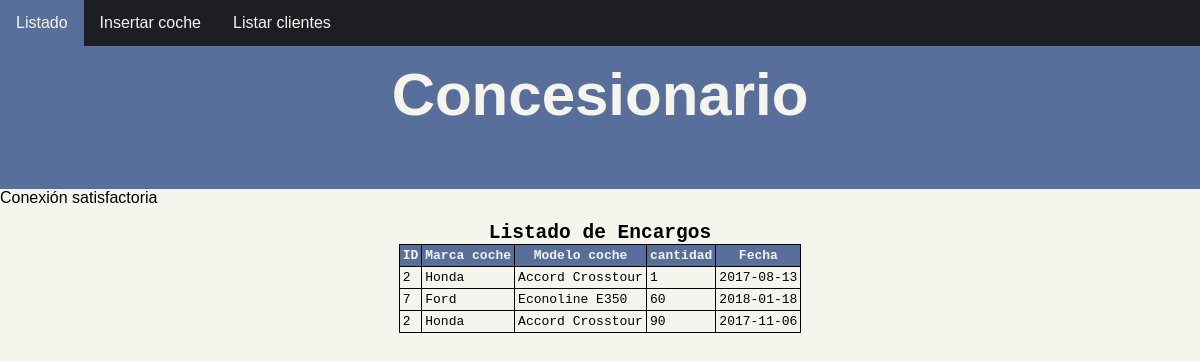
/codigophp/listadoEncargos.php?id=2, run on the app's committed database.
### tables this page shows
CREATE TABLE `encargo` (
  `id` bigint(20) NOT NULL,
  `coche_id` bigint(20) DEFAULT NULL,
  `cliente_id` bigint(20) DEFAULT NULL,
  `cantidad` decimal(4,0) DEFAULT NULL,
  `fecha` date DEFAULT NULL
);

CREATE TABLE `coche` (
  `id` bigint(20) NOT NULL,
  `modelo` varchar(100) DEFAULT NULL,
  `marca` varchar(50) DEFAULT NULL,
  `precio` decimal(12,2) DEFAULT NULL,
  `stock` decimal(5,0) DEFAULT NULL
);

### codigophp/listadoEncargos.php (the view, shortened to what this page needs)
<!DOCTYPE html>
<html lang="en">
<head>
    <link rel="stylesheet" href="style.css">
</head>
<body>
  <main>
<?php
  include_once "includes/header.php";
  include_once "includes/navbar.php";
  include_once "includes/conexionBD.php";
    $id = $_GET['id'];
  $consulta = $conn->query("select * from encargo
                            join coche on coche_id= coche.id
                            where cliente_id = '$id'");
 ?>
 <section id="tabla">
 <table>
	<caption><h2>Listado de Encargos</h2></caption>
  <tr>
	  <th>ID</th>
    <th>Marca coche</th>
    <th>Modelo coche</th>
    <th>cantidad</th>
    <th>Fecha</th>
  </tr>
  <?php
	  while ($encargo = $consulta->fetchObject()) {
  ?>
  <tr>
	  <td><?= $encargo->id ?></td>
    <td><?= $encargo->marca ?></td>
    <td><?= $encargo->modelo ?></td>
    <td><?= $encargo->cantidad ?></td>
    <td><?= $encargo->fecha ?></td>
	</tr>
  <?php
	  }
  ?>
</table>
</section>

### codigophp/style.css (style rules this page uses)
:root { --color-oscuro: #1C1E24; --color-claro: #F5F4ED; --color-principal: #596F9B; }
* { box-sizing: border-box; margin: 0; padding: 0; }
body { background-color: var(--color-claro); font-family: Verdana, Geneva, Tahoma, sans-serif; }
section { display: block; }
#tabla { padding: 15px; font-family: monospace; display: flex; justify-content: center; margin: auto; width: 50%; }
table { position: relative; font-family: monospace; border: 1px solid black; border-collapse: collapse; width: fit-content; }
th, td { border: 1px solid black; border-collapse: collapse; padding: 3px; }
th { background-color: var(--color-principal); color:var(--color-claro); }

### data on the page
encargo: coche "2", coche.marca "Honda", coche.modelo "Accord Crosstour", cantidad "1", fecha "2017-08-13"
encargo: coche "7", coche.marca "Ford", coche.modelo "Econoline E350", cantidad "60", fecha "2018-01-18"
encargo: coche "2", coche.marca "Honda", coche.modelo "Accord Crosstour", cantidad "90", fecha "2017-11-06"
